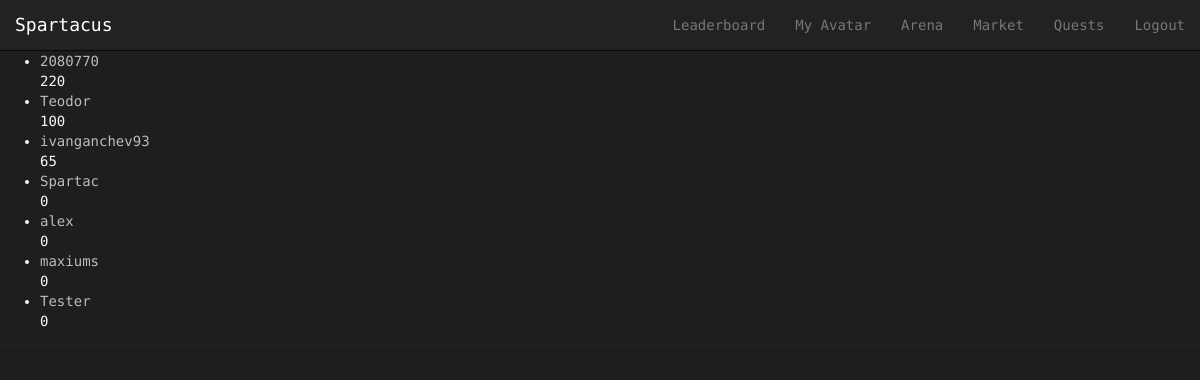
The page /Spartacus/arena/ (signed in) on the database as committed earlier.
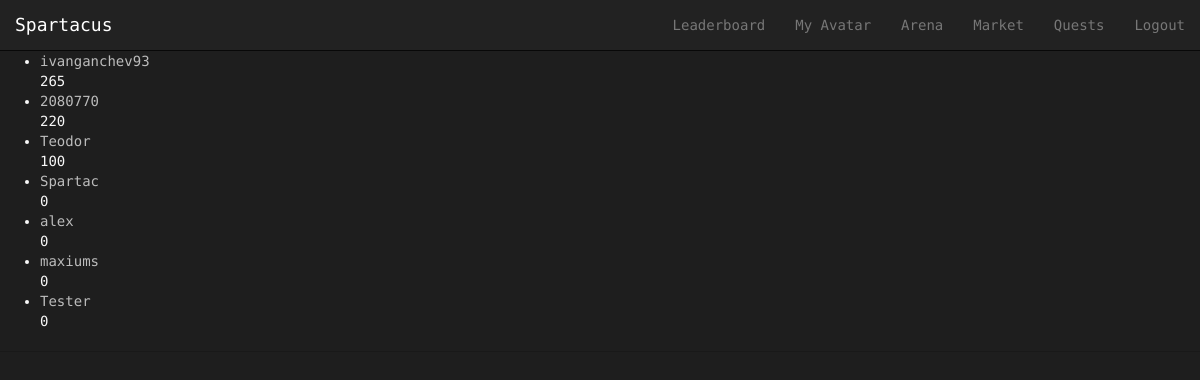
The same page on the database as committed later.
### Spartacus/models.py (models this page shows, shortened)
class Avatar(models.Model):
    user = models.OneToOneField(User)
    picture = models.ImageField(upload_to='profile_images', blank=True)
    cash = models.IntegerField(default = 1000)
    attack = models.IntegerField(default= 10)
    deffence = models.IntegerField(default= 10)
    strength = models.IntegerField(default= 10)
    agility = models.IntegerField(default= 10)
    intelligence = models.IntegerField(default = 10)
    victories = models.IntegerField(default = 0)
    points = models.IntegerField(default = 0) # for ranking...every time a gladiator fights get some amount of points

### Spartacus/views.py (the view)
@login_required
def arena(request):
    context_dict = {}
    timePassed = True
    fightStartedAt = request.session.get("fightStartedAt")
    if fightStartedAt and fightStartedAt!=0:
        fightStartedAtTime = datetime.strptime(fightStartedAt[:-7], "%Y-%m-%d %H:%M:%S")
        time_elapsed = (datetime.now() - fightStartedAtTime).seconds
        waitTime = 10
        if time_elapsed < waitTime:
            timePassed = False
        else:
            request.session['fightStartedAt']=0
        context_dict['time_left'] = waitTime - time_elapsed
    else:
        user = request.user
        try:
            opponents = Avatar.objects.exclude(user = user).order_by('-points')
            you = Avatar.objects.get(user = user)
            relevant_opponents = []
            for opponent in opponents:
                point_difference = int(opponent.points) - int(you.points)
                if point_difference < 200 and point_difference > - 200:
                    relevant_opponents += [opponent]
            context_dict['opponents'] = relevant_opponents
        except:
            print "Query fail Arena"
    context_dict['time_passed']=timePassed
    return render(request, 'Spartacus/arena.html', context_dict)

### templates/Spartacus/arena.html (shortened to what this page needs)
{% extends 'Spartacus/base.html' %}
{% load staticfiles %}
{% block body_block %}
    {% if time_passed %}
        <ul>
        {% for opponent in opponents %}
            <li><a href="{% url 'battle' opponent.user.username %}">{{ opponent.user.username }}</a><br/>
                {{ opponent.points }}</li>
        {% endfor %}
        </ul>
    {% else %}
        <h6>Please wait for {{ time_left }} seconds.</h6>
    {% endif %}
{% endblock %}

Rows that differ between the two databases and show on the page:
changed Avatar "ivanganchev93": points "65" → "265"; moves up the list
